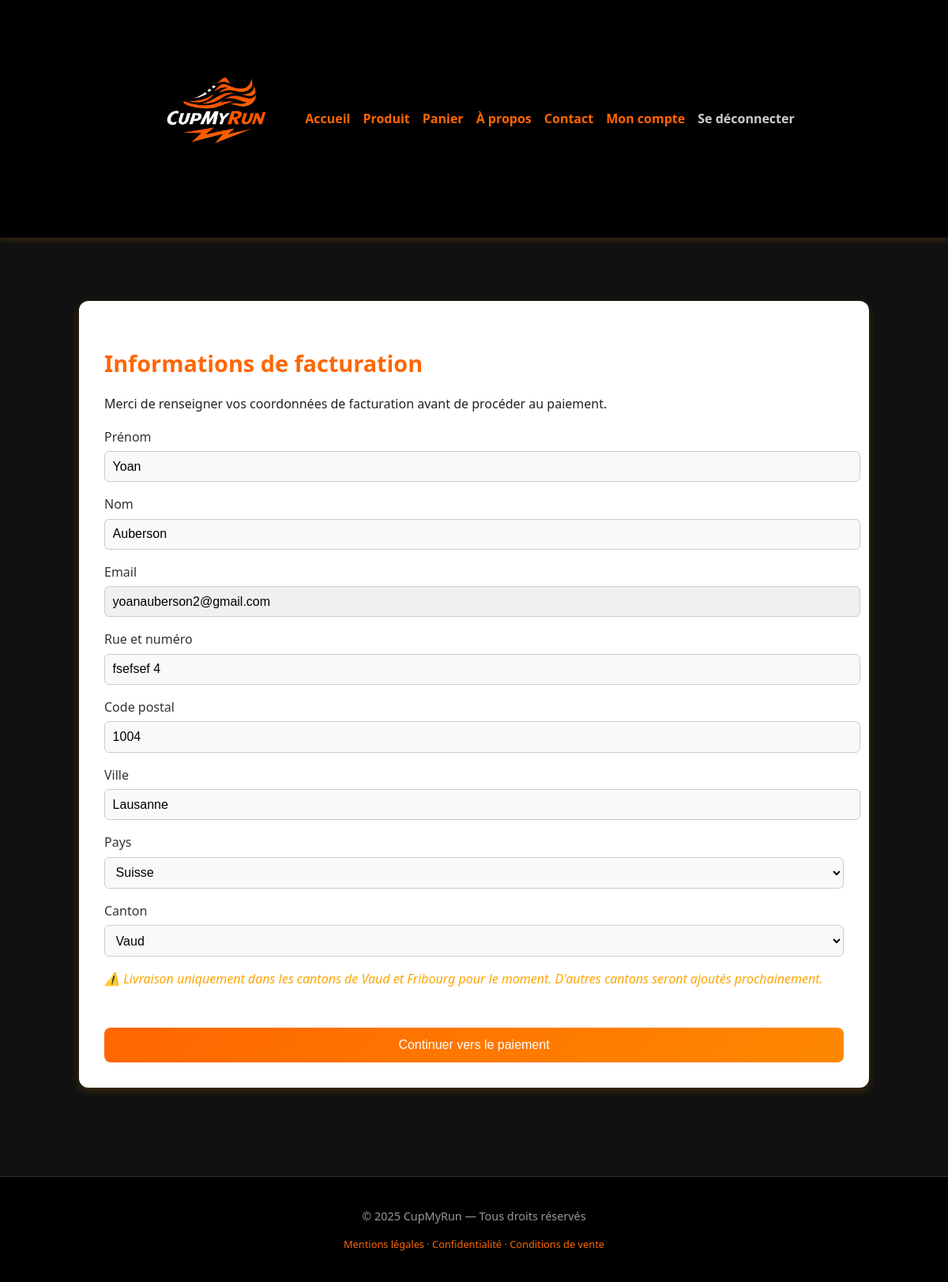
The page /checkout-info (signed in) on the database as committed earlier.
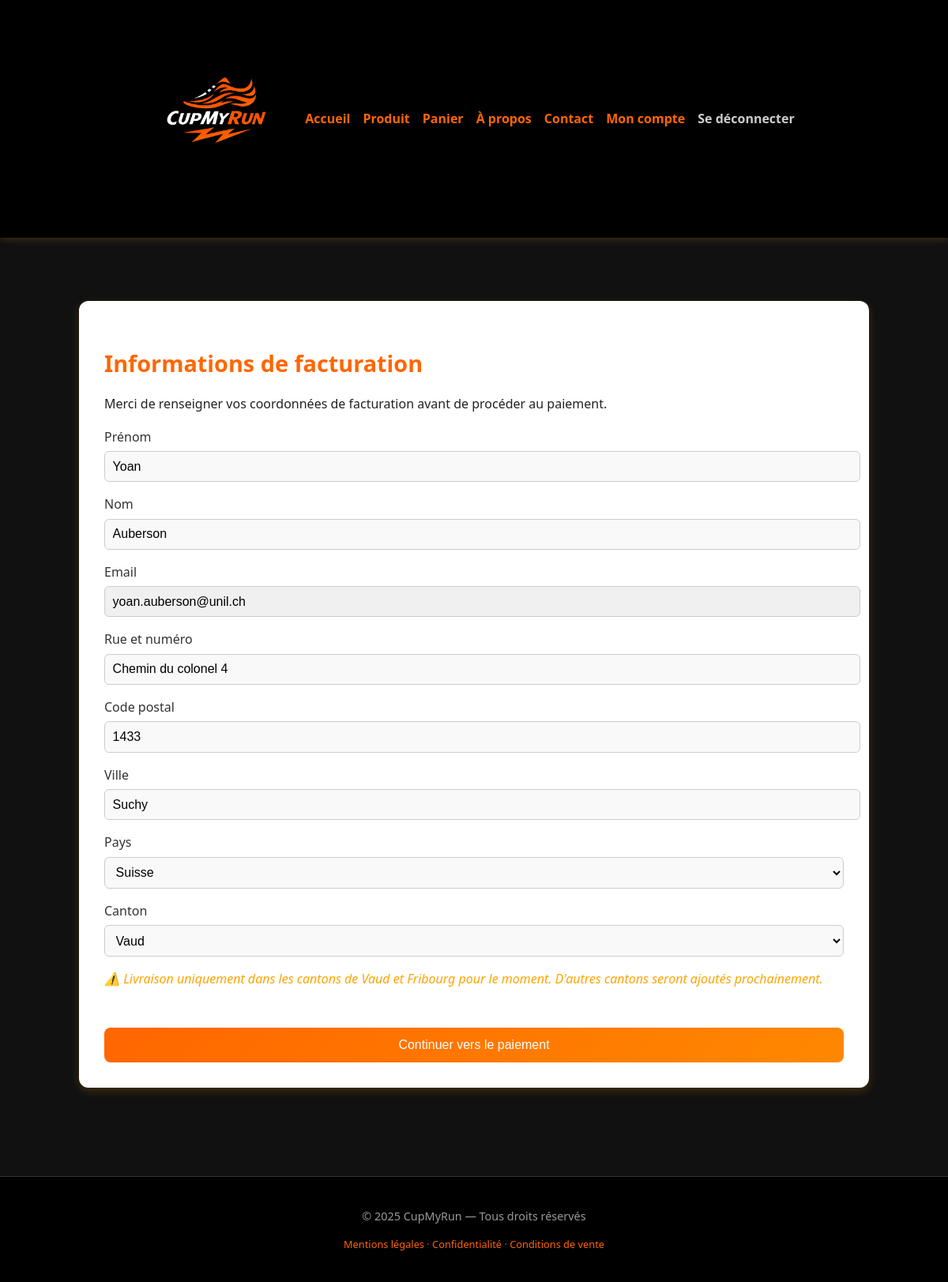
The same page on the database as committed later.
### models/db_database.py (models this page shows, shortened)
class BillingInfo(db.Model):
    __tablename__ = "billing_info"
    id = db.Column(db.Integer, primary_key=True)
    user_id = db.Column(db.Integer, db.ForeignKey("users.id"), nullable=False, unique=True)
    first_name = db.Column(db.String(50), nullable=False)
    last_name = db.Column(db.String(50), nullable=False)
    email = db.Column(db.String(150), nullable=False)
    street = db.Column(db.String(100))
    postal_code = db.Column(db.String(10))
    city = db.Column(db.String(50))
    region = db.Column(db.String(10))   # canton
    country = db.Column(db.String(10))  # ex: CH
    updated_at = db.Column(db.DateTime, default=datetime.utcnow, onupdate=datetime.utcnow)

class User(db.Model):
    __tablename__ = "users"
    id = db.Column(db.Integer, primary_key=True)
    first_name = db.Column(db.String(50), nullable=False)
    last_name = db.Column(db.String(50), nullable=False)
    email = db.Column(db.String(150), unique=True, nullable=False)
    password = db.Column(db.String(200), nullable=True)  # 🔑 mot de passe haché
    created_at = db.Column(db.DateTime, default=datetime.utcnow)
    strava_access_token = db.Column(db.String(255), nullable=True)
    strava_refresh_token = db.Column(db.String(255), nullable=True)
    strava_token_expires_at = db.Column(db.Integer, nullable=True)  # timestamp Unix
    orders = db.relationship("Order", backref="user", lazy=True)
    billing_info = db.relationship("BillingInfo", backref="user", uselist=False, lazy=True)

### routes/mollie.py (the view, shortened to what this page needs)
@mollie_bp.route("/checkout-info", methods=["GET", "POST"])
def checkout_info():
    user = None
    billing_data = {}
    if 'user_id' in session:
        user = User.query.get(session['user_id'])
        if user and user.billing_info:
            billing_data = {
                "billing_firstname": user.billing_info.first_name,
                "billing_lastname": user.billing_info.last_name,
                "billing_email": user.billing_info.email,
                "billing_address": user.billing_info.street,
                "billing_postal": user.billing_info.postal_code,
                "billing_city": user.billing_info.city,
                "billing_canton": user.billing_info.region,
                "billing_country": user.billing_info.country
            }
    elif "guest_billing" in session:
        billing_data = session["guest_billing"]
    return render_template("checkout_info.html", user=user, billing_data=billing_data)

### app.py (called while the page is built, shortened)
@app.before_request
def check_session_timeout():
    now = datetime.utcnow()
    last_active = session.get("last_active_at")
    if "user_id" in session or "guest_billing" in session:
        session["last_active_at"] = now.strftime("%Y-%m-%d %H:%M:%S")

@app.before_request
def init_strava_stats():
    try:
        total = StravaService.recalculate_connected_count()
    except Exception as e:
        print(f"⚠️ Erreur au recalcul du compteur Strava au démarrage : {e}")

### services/strava_service.py (called while the page is built)
    @staticmethod
    def recalculate_connected_count():
        from models.db_database import AppStats, User, GuestStravaSession
        now = time.time()
        users_connected = User.query.filter(
            User.strava_access_token.isnot(None),
            User.strava_access_token != "",
            User.strava_token_expires_at > now
        ).count()
        guests_connected = GuestStravaSession.query.filter(
            GuestStravaSession.strava_token_expires_at > now
        ).count()
        total = users_connected + guests_connected
        stats = AppStats.query.first()
        if not stats:
            stats = AppStats(strava_connected_count=total)
            db.session.add(stats)
        else:
            stats.strava_connected_count = total
        db.session.commit()
        return total

### templates/checkout_info.html (shortened to what this page needs)
{% extends "base.html" %}
{% block content %}
<div class="container">
    <div class="form-box">
        <h2>Informations de facturation</h2>
        <p>Merci de renseigner vos coordonnées de facturation avant de procéder au paiement.</p>
        <form method="POST">
            <label>Prénom</label>
            <input name="billing_firstname"
                   pattern="^[A-Za-zÀ-ÿ\s'-]{2,50}$"
                   required
                   title="Veuillez entrer entre 2 et 50 lettres."
                   type="text"
                   value="{{ billing_data.billing_firstname if billing_data else (user.first_name if user else '') }}">
            <label>Nom</label>
            <input name="billing_lastname"
                   pattern="^[A-Za-zÀ-ÿ\s'-]{2,50}$"
                   required
                   title="Veuillez entrer entre 2 et 50 lettres."
                   type="text"
                   value="{{ billing_data.billing_lastname if billing_data else (user.last_name if user else '') }}">
            <label>Email</label>
            {% if user %}
            <input type="email"
                   value="{{ user.email }}"
                   readonly
                   style="background:#f0f0f0; cursor:not-allowed;">
            {% else %}
            <input type="email"
                   name="billing_email"
                   required
                   value="{{ billing_data.billing_email if billing_data else '' }}">
            {% endif %}
            <label>Rue et numéro</label>
            <input name="billing_address"
                   pattern="^[0-9A-Za-zÀ-ÿ\s.'-]{5,100}$"
                   required
                   title="Adresse invalide (5 à 100 caractères)."
                   type="text"
                   value="{{ billing_data.billing_address if billing_data else (user.billing_info.street if user and user.billing_info else '') }}">
            <label>Code postal</label>
            <input name="billing_postal"
                   pattern="^\d{4}$"
                   required
                   title="Code postal suisse : 4 chiffres."
                   type="text"
                   value="{{ billing_data.billing_postal if billing_data else (user.billing_info.postal_code if user and user.billing_info else '') }}">
            <label>Ville</label>
            <input name="billing_city"
                   pattern="^[A-Za-zÀ-ÿ\s'-]{2,50}$"
                   required
                   title="Nom de ville invalide."
                   type="text"
                   value="{{ billing_data.billing_city if billing_data else (user.billing_info.city if user and user.billing_info else '') }}">
            <label>Pays</label>
            <select name="billing_country" required>
                <option value="CH"
                        {% if (billing_data and billing_data.billing_country == 'CH' )
                        or (user and user.billing_info and user.billing_info.country == 'CH' ) %}selected{% endif %}>
                    Suisse
                </option>
            </select>
            <label>Canton</label>
            <select name="billing_canton" required>
                <option value="VD"
                        {% if (billing_data and billing_data.billing_canton == 'VD' )
                        or (user and user.billing_info and user.billing_info.region == 'VD' ) %}selected{% endif %}>
                    Vaud
                </option>
            </select>
            <p style="color: orange; font-style: italic;">
                ⚠️ Livraison uniquement dans les cantons de Vaud et Fribourg pour le moment.
                D'autres cantons seront ajoutés prochainement.
            </p>
            <button type="submit">Continuer vers le paiement</button>
        </form>
    </div>
</div>
{% endblock %}

### templates/base.html (shortened to what this page needs)
<!doctype html>
<html lang="fr">
<head>
    <link rel="stylesheet" href="{{ url_for('static', filename='style.css') }}">
    <link rel="stylesheet" href="{{ url_for('static', filename='mobile.css') }}" media="screen and (max-width: 768px)">
</head>
<body>
    <header>
        <div class="container header-inner">
            <h1 class="logo">
                <a href="{{ url_for('home') }}">
                    <img src="{{ url_for('static', filename='img/logo_cupmyrun.png') }}"
                         alt="CupMyRun"
                         class="logo-img">
                </a>
            </h1>
            <nav>
                <a href="{{ url_for('home') }}" class="{{ 'active' if request.path == url_for('home') else '' }}">Accueil</a>
                <a href="{{ url_for('gobelet') }}" class="{{ 'active' if request.path == url_for('gobelet') else '' }}">Produit</a>
                <a href="{{ url_for('cart_view') }}" class="{{ 'active' if request.path == url_for('cart_view') else '' }}">Panier</a>
                <a href="{{ url_for('about') }}" class="{{ 'active' if request.path == url_for('about') else '' }}">À propos</a>
                <a href="{{ url_for('contact') }}" class="{{ 'active' if request.path == url_for('contact') else '' }}">Contact</a>
                {% if session.get('user_id') %}
                <a href="{{ url_for('auth.compte') }}">Mon compte</a>
                <a href="{{ url_for('auth.logout') }}" class="logout-btn">Se déconnecter</a>
                {% else %}
                <a href="{{ url_for('auth.login') }}">Connexion</a>
                <a href="{{ url_for('auth.register') }}">Inscription</a>
                {% endif %}
            </nav>
        </div>
    </header>
    <main>
        {% block content %}{% endblock %}
    </main>
    <footer>
        <p>&copy; {{ 2025 }} CupMyRun — Tous droits réservés</p>
        <p style="font-size:0.8rem; color:#777;">
            <a href="{{ url_for('mentions') }}" style="color:#ff6600; text-decoration:none;">Mentions légales</a> ·
            <a href="{{ url_for('confidentialite') }}" style="color:#ff6600; text-decoration:none;">Confidentialité</a> ·
            <a href="{{ url_for('conditions') }}" style="color:#ff6600; text-decoration:none;">Conditions de vente</a>
        </p>
    </footer>
</body>
</html>

### static/style.css (style rules this page uses)
body { font-family: 'Segoe UI', system-ui, sans-serif; margin: 0; padding: 0; line-height: 1.6; background-color: #111; color: #fff; transition: background 0.3s ease; }
header { background: #000; color: #ff6600; padding: 1rem 2rem; box-shadow: 0 2px 8px rgba(255, 165, 0, 0.2); display: flex; justify-content: space-between; align-items: center; }
nav { display: flex; flex-wrap: wrap; gap: 1rem; }
nav a { color: #ff6600; text-decoration: none; font-weight: 600; transition: color 0.3s ease; }
main { padding: 2rem 1.5rem; }
footer { background: #000; color: #999; text-align: center; padding: 1rem; margin-top: 2rem; font-size: 0.9rem; border-top: 1px solid #333; }
button { margin-top: 2rem; width: 100%; padding: 0.9rem 1.2rem; font-size: 1.1rem; border: none; border-radius: 10px; background: linear-gradient(135deg, #ff6600, #ff8800); color: white; cursor: pointer; transition: background 0.3s ease, transform 0.2s ease; }
.form-box input, .form-box select, .form-box button { transition: all 0.3s ease; }
.container { display: flex; flex-wrap: wrap; gap: 2rem; max-width: 1000px; margin: 2rem auto; padding: 1rem; }
.form-box { flex: 1 1 350px; background: #fff; color: #222; padding: 2rem; border-radius: 12px; box-shadow: 0 4px 12px rgba(255, 165, 0, 0.2); }
.form-box h2 { font-size: 1.8rem; margin-bottom: 0.5rem; color: #ff6600; }
.form-box label { display: block; margin-top: 1rem; font-weight: 500; color: #333; }
.form-box input, .form-box select { width: 100%; padding: 0.6rem; margin-top: 0.3rem; border: 1px solid #ccc; border-radius: 6px; background: #f9f9f9; font-size: 1rem; }
.form-box button { margin-top: 2rem; width: 100%; padding: 0.8rem; background-color: #ff6600; color: white; border: none; border-radius: 8px; font-size: 1rem; cursor: pointer; transition: background 0.3s ease, transform 0.2s ease; }
.container { animation: fadeInUp 0.8s ease-out both; }
.header-inner { display: flex; justify-content: space-between; align-items: center; flex-wrap: wrap; }
.logo a { text-decoration: none; color: #ff6600; font-weight: bold; font-size: 1.5rem; }
.logout-btn { color: #ccc; }
footer { background: #000; color: #999; text-align: center; padding: 1.5rem 1rem; font-size: 0.9rem; border-top: 1px solid #333; }
footer a { color: #ff6600; text-decoration: none; }
.logo { margin: 0; padding: 0; }
.logo a { display: inline-block; text-decoration: none; }
.logo-img { height: 160px; width: auto; display: block; transition: transform 0.3s ease; }
.header-inner { display: flex; align-items: center; justify-content: space-between; padding: 1rem 2rem; }

### static/mobile.css (style rules this page uses)
.container, .product-page, .form-box, .product-info, .account-card { flex-direction: column; padding: 1rem; width: 100%; }
input, select, textarea, button { width: 100%; font-size: 1rem; padding: 0.8rem; }
h1, h2 { font-size: 1.5rem; }
.product-info h2, .form-box h2 { font-size: 1.3rem; }
button { width: 100%; padding: 0.8rem; font-size: 1rem; }
img { max-width: 100%; height: auto; }
footer { font-size: 0.9rem; }

Rows that differ between the two databases and show on the page:
changed BillingInfo "Yoan": billing_address "fsefsef 4" → "Chemin du colonel 4"; billing_postal "1004" → "1433"; billing_city "Lausanne" → "Suchy"
changed User: email "yoanauberson2@gmail.com" → "yoan.auberson@unil.ch"
